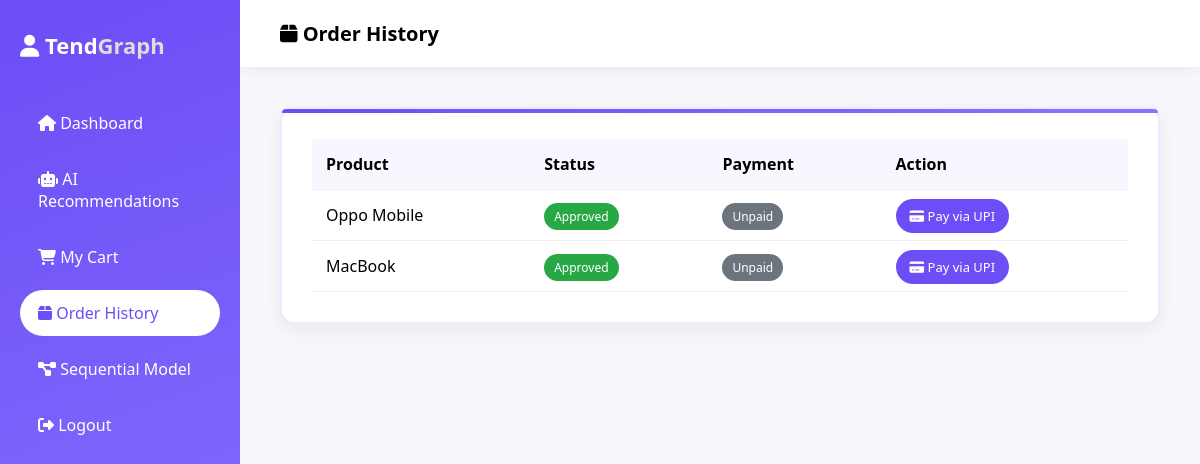
Screenshot of /buyer_orders (signed in) with the database file from the repository.
### tables this page shows
CREATE TABLE `orders` (
  `id` INTEGER PRIMARY KEY AUTOINCREMENT,
  `buyer_id` INTEGER DEFAULT NULL,
  `seller_id` INTEGER DEFAULT NULL,
  `product_id` INTEGER DEFAULT NULL,
  `price` float default NULL,
  `status` varchar(20) default 'pending',
  `payment_status` varchar(20) default 'unpaid',
  `created_at` timestamp NOT NULL default CURRENT_TIMESTAMP
);

CREATE TABLE `products` (
  `id` INTEGER PRIMARY KEY AUTOINCREMENT,
  `seller_id` INTEGER DEFAULT NULL,
  `name` varchar(200) default NULL,
  `price` float default NULL,
  `specification` text,
  `image` varchar(200) default NULL,
  `created_at` timestamp NOT NULL default CURRENT_TIMESTAMP
);

### modules/buyer.py (the view)
@buyer_bp.route("/buyer_orders")
def buyer_orders():
    conn=get_db()
    cur=conn.cursor()
    cur.execute("""
    SELECT orders.*,products.name,products.image
    FROM orders
    JOIN products ON products.id=orders.product_id
    WHERE buyer_id=?
    """,(session["buyer"],))
    orders=cur.fetchall()
    return render_template("buyer_orders.html",orders=orders)

### modules/utils.py (called while the page is built)
def dict_factory(cursor, row):
    d = {}
    for idx, col in enumerate(cursor.description):
        d[col[0]] = row[idx]
    return d

def get_db():
    conn=sqlite3.connect("purchasing_tendency.db", check_same_thread=False)
    conn.row_factory = dict_factory
    return conn

### templates/buyer_orders.html (shortened to what this page needs)
<!DOCTYPE html>
<html>
<head>
<link rel="stylesheet" href="https://cdnjs.cloudflare.com/ajax/libs/font-awesome/6.5.0/css/all.min.css">
</head>
<body>
<div class="sidebar">
<div class="logo">
<i class="fa fa-user"></i> Tend<span>Graph</span>
</div>
<a href="/buyer_dashboard">
<i class="fa fa-home"></i> Dashboard
</a>
<a href="/recommendations">
<i class="fa fa-robot"></i> AI Recommendations
</a>
<a href="/cart">
<i class="fa fa-shopping-cart"></i> My Cart
</a>
<a href="/buyer_orders" class="active">
<i class="fa fa-box"></i> Order History
</a>
<a href="/seq">
<i class="fa fa-project-diagram"></i> Sequential Model
</a>
<a href="/logout">
<i class="fa fa-sign-out-alt"></i> Logout
</a>
</div>
<div class="main">
<div class="header">
<i class="fa fa-box"></i> Order History
</div>
<div class="content">
<div class="order-container">
{% if orders %}
<table>
<tr>
<th>Product</th>
<th>Status</th>
<th>Payment</th>
<th>Action</th>
</tr>
{% for o in orders %}
<tr>
<td>{{o.name}}</td>
<td>
{% if o.status == 'approved' %}
<span class="badge badge-success">Approved</span>
{% elif o.status == 'rejected' %}
<span class="badge badge-danger">Rejected</span>
{% else %}
<span class="badge badge-warning">Pending</span>
{% endif %}
</td>
<td>
{% if o.payment_status == 'paid' %}
<span class="badge badge-paid">Paid</span>
{% else %}
<span class="badge badge-unpaid">Unpaid</span>
{% endif %}
</td>
<td>
{% if o.status == 'approved' and o.payment_status == 'unpaid' %}
<a href="/pay/{{o.id}}" class="pay-btn">
<i class="fa fa-credit-card"></i> Pay via UPI
</a>
{% else %}
<span style="color:#888">No Action</span>
{% endif %}
</td>
</tr>
{% endfor %}
</table>
{% else %}
<div class="empty">
<i class="fa fa-box-open fa-2x"></i>
<p>You have no orders yet.</p>
</div>
{% endif %}
</div>
</div>
</div>
</body>
</html>

### templates/buyer_orders.html (style rules this page uses)
* { margin:0; padding:0; box-sizing:border-box; font-family:Segoe UI,sans-serif; }
body { background:#f6f7fb; display:flex; }
.sidebar { width:240px; height:100vh; background:linear-gradient(160deg,#6c4df6,#8b73ff); padding:30px 20px; position:fixed; }
.logo { color:white; font-size:22px; font-weight:bold; margin-bottom:40px; }
.logo span { color:#ddd; }
.sidebar a { display:block; padding:12px 18px; margin-bottom:10px; color:white; text-decoration:none; border-radius:30px; font-weight:500; transition:0.3s; }
.sidebar a.active { background:white; color:#6c4df6; }
.main { margin-left:240px; width:100%; }
.header { background:white; padding:20px 40px; font-size:20px; font-weight:600; box-shadow:0 3px 10px rgba(0,0,0,0.05); }
.content { padding:40px; }
.order-container { background:white; padding:30px; border-radius:14px; border:2px solid #ecebff; box-shadow:0 6px 18px rgba(0,0,0,0.06); position:relative; }
.order-container:before { content:""; position:absolute; top:0; left:0; width:100%; height:4px; background:linear-gradient(90deg,#6c4df6,#8b73ff); border-radius:14px 14px 0 0; }
table { width:100%; border-collapse:collapse; }
th,td { padding:14px; text-align:left; border-bottom:1px solid #eee; }
th { background:#f7f7ff; }
.badge { padding:5px 10px; border-radius:20px; font-size:12px; color:white; }
.badge-success { background:#28a745; }
.badge-unpaid { background:#6c757d; }
.pay-btn { padding:8px 14px; background:#6c4df6; color:white; text-decoration:none; border-radius:20px; font-size:13px; }

### rows the page displays
orders: name "Oppo Mobile", status "Approved", payment_status "Unpaid"
orders: name "MacBook", status "Approved", payment_status "Unpaid"
